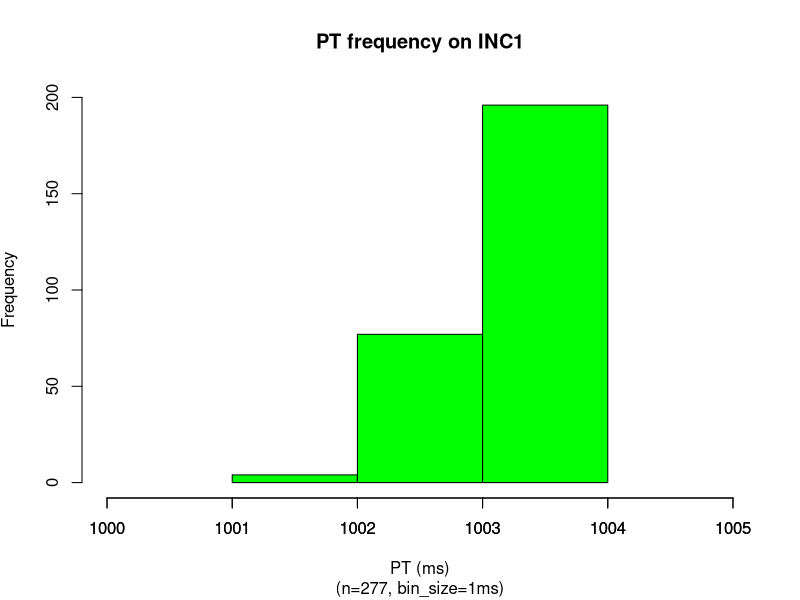
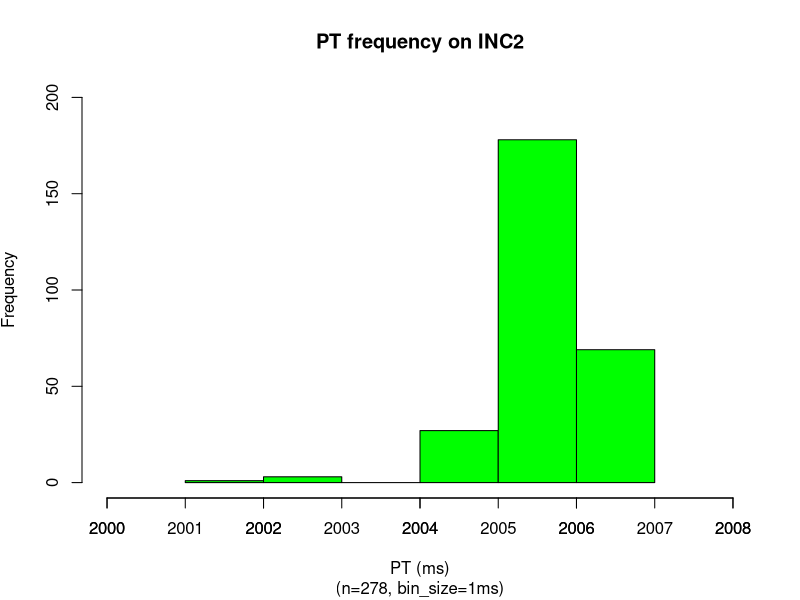
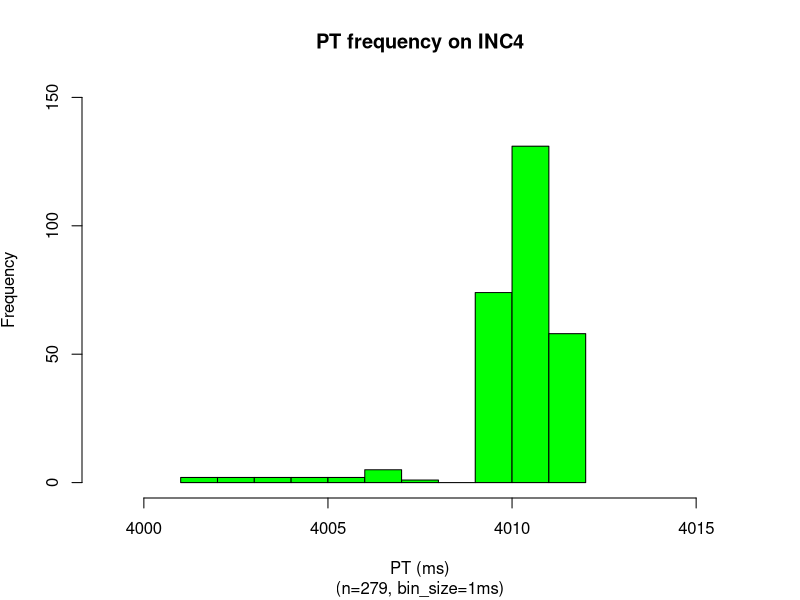
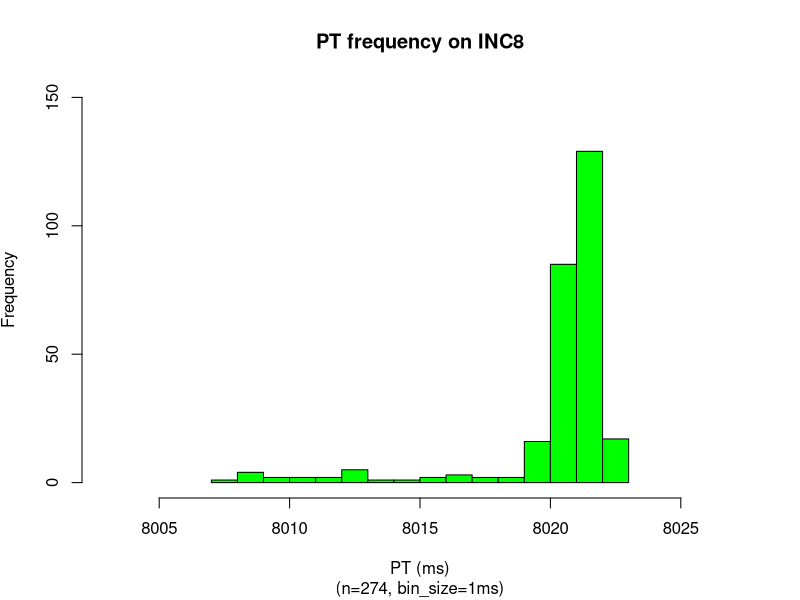
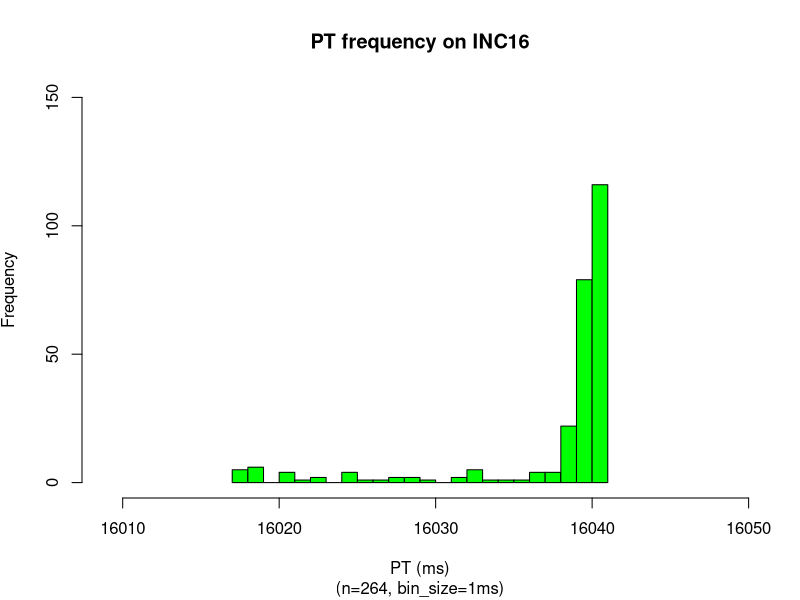
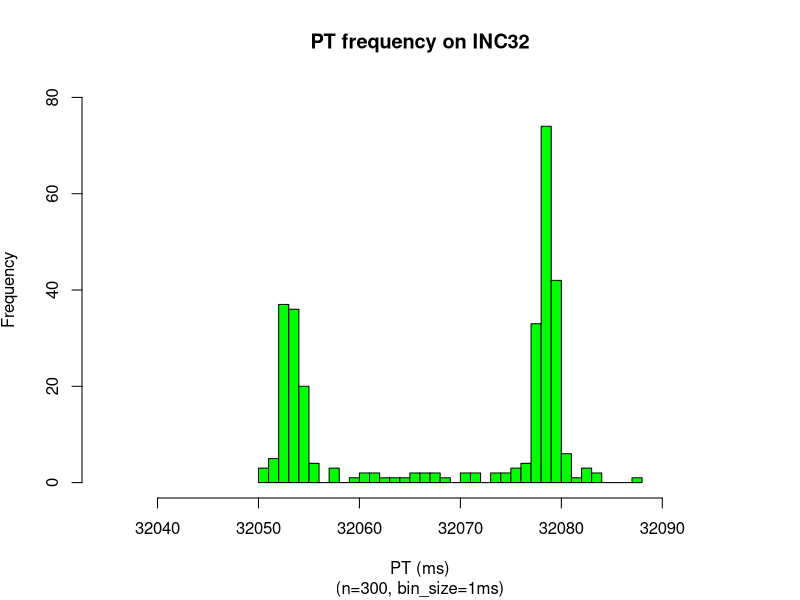
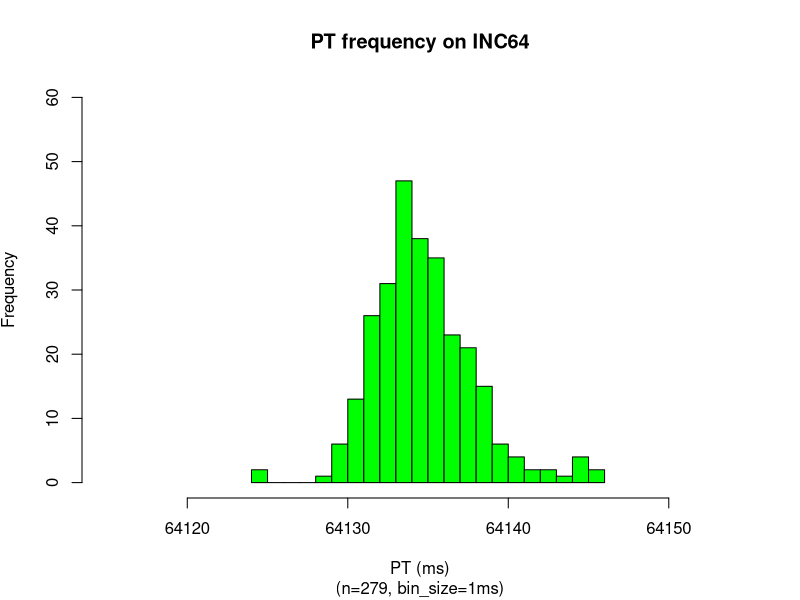
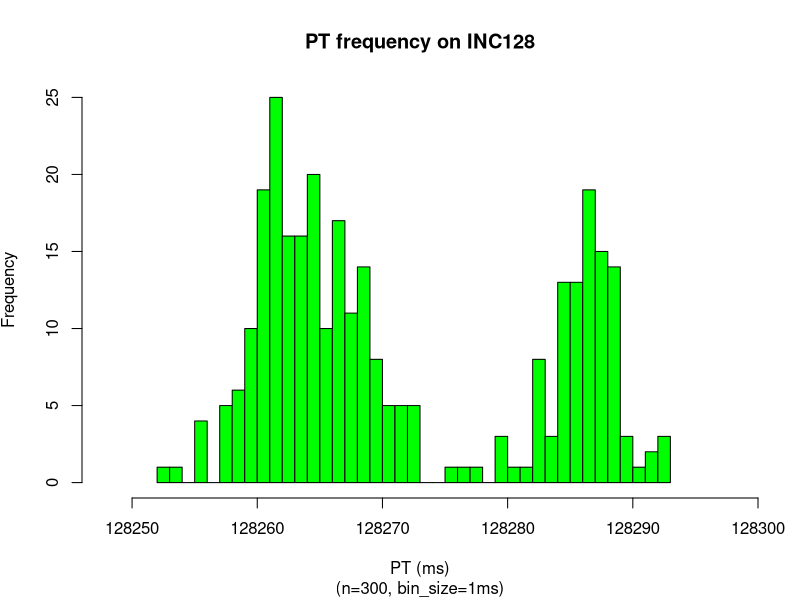

R code for these plots, in order:
### sodb8
numSamples <- 300
x = read.csv(file="1_sec.dat",head=TRUE,sep="\t")
x <- subset(x, x$ITERNUM <= numSamples)
setEPS()
postscript("1_sec_pt_hist_v5.eps")
binsize=1
x_up = mean(x$PRTIME) + 2*sd(x$PRTIME)
x_dn = mean(x$PRTIME) - 2*sd(x$PRTIME)
x = subset(x, x$PRTIME >= x_dn & x$PRTIME <= x_up)
nbins <- ceiling((max(x$PRTIME)-min(x$PRTIME)) / binsize)
h = hist(x$PRTIME, right=F, breaks=nbins,plot=F)
ymax <- max(h$counts)
ymax <- ceiling(ymax/100)*100
xmin <-min(x$PRTIME)
xmax <-max(x$PRTIME)
plot(h, axes = TRUE,freq=TRUE,ylim=c(0,ymax), xlim=c(xmin-1,xmax+1),col="green", main='PT frequency on INC1', 
sub=paste("(n=",nrow(x),", bin_size=",binsize,"ms)",sep=""), 
xlab='PT (ms)', ylab=expression('Frequency'))
xaxtl <- seq(xmin-1,xmax+1,by=1)
axis(side=1, at=xaxtl, labels=xaxtl)
dev.off()

x = read.csv(file="2_sec.dat",head=TRUE,sep="\t")
x <- subset(x, x$ITERNUM <= numSamples)
setEPS()
postscript("2_sec_pt_hist_v5.eps")
binsize=1
x_up = mean(x$PRTIME) + 2*sd(x$PRTIME)
x_dn = mean(x$PRTIME) - 2*sd(x$PRTIME)
x = subset(x, x$PRTIME >= x_dn & x$PRTIME <= x_up)
nbins <- ceiling((max(x$PRTIME)-min(x$PRTIME)) / binsize)
h = hist(x$PRTIME, right=F, breaks=nbins,plot=F)
ymax <- max(h$counts)
ymax <- ceiling(ymax/100)*100
xmin <-min(x$PRTIME)
xmax <-max(x$PRTIME)
plot(h, axes = TRUE,freq=TRUE,ylim=c(0,ymax), xlim=c(xmin-1,xmax+1),col="green", main='PT frequency on INC2', 
sub=paste("(n=",nrow(x),", bin_size=",binsize,"ms)",sep=""), 
xlab='PT (ms)', ylab=expression('Frequency'))
xaxtl <- seq(xmin-1,xmax+1,by=1)
axis(side=1, at=xaxtl, labels=xaxtl)
dev.off()

x = read.csv(file="4_sec.dat",head=TRUE,sep="\t")
x <- subset(x, x$ITERNUM <= numSamples)
setEPS()
postscript("4_sec_pt_hist_v5.eps")
x_up = mean(x$PRTIME) + 2*sd(x$PRTIME)
x_dn = mean(x$PRTIME) - 2*sd(x$PRTIME)
x = subset(x, x$PRTIME >= x_dn & x$PRTIME <= x_up)
h = hist(x$PRTIME, right=F,breaks=max(x$PRTIME)-min(x$PRTIME)+1,plot=F)
ymax <- max(h$counts)
ymax <- ceiling(ymax/100)*100
ymax <- 150
binsize=1
plot(h, ylim=c(0,ymax), axes = TRUE,freq=TRUE,xlim=c(min(x$PRTIME)-2,max(x$PRTIME)+4),col="green", main='PT frequency on INC4', 
sub=paste("(n=",nrow(x),", bin_size=",binsize,"ms)",sep=""), 
xlab='PT (ms)', ylab=expression('Frequency'))
dev.off()

x = read.csv(file="8_sec.dat",head=TRUE,sep="\t")
x <- subset(x, x$ITERNUM <= numSamples)
setEPS()
postscript("8_sec_pt_hist_v5.eps")
#x <- subset(x, x$ITERNUM != 629 & x$ITERNUM != 658)
x_up = mean(x$PRTIME) + 2*sd(x$PRTIME)
x_dn = mean(x$PRTIME) - 2*sd(x$PRTIME)
x = subset(x, x$PRTIME >= x_dn & x$PRTIME <= x_up)
h = hist(x$PRTIME, right=F,breaks=max(x$PRTIME)-min(x$PRTIME)+1,plot=F)
ymax <- max(h$counts)
ymax <- ceiling(ymax/100)*100
ymax <- 150
binsize=1
plot(h, ylim=c(0,ymax), axes = TRUE,freq=TRUE,xlim=c(min(x$PRTIME)-4,max(x$PRTIME)+4),col="green", main='PT frequency on INC8', 
sub=paste("(n=",nrow(x),", bin_size=",binsize,"ms)",sep=""), 
xlab='PT (ms)', ylab=expression('Frequency'))
dev.off()

x = read.csv(file="16_sec.dat",head=TRUE,sep="\t")
x <- subset(x, x$ITERNUM <= numSamples)
setEPS()
postscript("16_sec_pt_hist_v5.eps")
#x <- subset(x, x$ITERNUM != 686 & x$ITERNUM != 700)
x_up = mean(x$PRTIME) + 2*sd(x$PRTIME)
x_dn = mean(x$PRTIME) - 2*sd(x$PRTIME)
x = subset(x, x$PRTIME >= x_dn & x$PRTIME <= x_up)
h = hist(x$PRTIME, right=F,breaks=max(x$PRTIME)-min(x$PRTIME)+1,plot=F)
binsize=1
ymax <- max(h$counts)
ymax <- ceiling(ymax/100)*100
ymax <- 150
plot(h, ylim=c(0,ymax), axes = TRUE,freq=TRUE,xlim=c(min(x$PRTIME)-8,max(x$PRTIME)+8),col="green", main='PT frequency on INC16', 
sub=paste("(n=",nrow(x),", bin_size=",binsize,"ms)",sep=""), 
xlab='PT (ms)', ylab=expression('Frequency'))
dev.off()

x = read.csv(file="32_sec.dat",head=TRUE,sep="\t")
x <- subset(x, x$ITERNUM <= numSamples)
setEPS()
postscript("32_sec_pt_hist_v5.eps")
#x <- subset(x, x$ITERNUM != 284 & x$ITERNUM != 291 & x$ITERNUM != 727 & x$ITERNUM != 732 & x$ITERNUM != 734)
x_up = mean(x$PRTIME) + 2*sd(x$PRTIME)
x_dn = mean(x$PRTIME) - 2*sd(x$PRTIME)
x = subset(x, x$PRTIME >= x_dn & x$PRTIME <= x_up)
h = hist(x$PRTIME, right=F,breaks=max(x$PRTIME)-min(x$PRTIME)+1,plot=F)
binsize=1
ymax <- max(h$counts)
ymax <- ceiling(ymax/100)*100
ymax <- 80
plot(h, ylim=c(0,ymax), axes = TRUE,freq=TRUE,xlim=c(min(x$PRTIME)-15,max(x$PRTIME)+9),col="green", main='PT frequency on INC32', 
sub=paste("(n=",nrow(x),", bin_size=",binsize,"ms)",sep=""), 
xlab='PT (ms)', ylab=expression('Frequency'))
dev.off()

x = read.csv(file="64_sec.dat",head=TRUE,sep="\t")
x <- subset(x, x$ITERNUM <= numSamples)
setEPS()
postscript("64_sec_pt_hist_v5.eps")
#x <- subset(x, x$ITERNUM != 85 & x$ITERNUM != 89 & x$ITERNUM != 308 & x$ITERNUM != 312 & x$ITERNUM != 437 & x$ITERNUM != 437 & x$ITERNUM != 531 & x$ITERNUM != 535 & x$ITERNUM != 754 & x$ITERNUM != 758 & x$ITERNUM != 977 & x$ITERNUM != 981)
x_up = mean(x$PRTIME) + 2*sd(x$PRTIME)
x_dn = mean(x$PRTIME) - 2*sd(x$PRTIME)
x = subset(x, x$PRTIME >= x_dn & x$PRTIME <= x_up)
h = hist(x$PRTIME, right=F,breaks=max(x$PRTIME)-min(x$PRTIME)+1,plot=F)
binsize=1
ymax <- max(h$counts)
ymax <- ceiling(ymax/100)*100
ymax <- 60
plot(h, ylim=c(0,ymax), axes = TRUE,freq=TRUE,xlim=c(min(x$PRTIME)-9,max(x$PRTIME)+8),col="green", main='PT frequency on INC64', 
sub=paste("(n=",nrow(x),", bin_size=",binsize,"ms)",sep=""), 
xlab='PT (ms)', ylab=expression('Frequency'))
dev.off()

x = read.csv(file="128_sec.dat",head=TRUE,sep="\t")
x <- subset(x, x$ITERNUM <= numSamples)
setEPS()
postscript("128_sec_pt_hist_v5.eps")
#x <- subset(x, x$ITERNUM != 90 & x$ITERNUM != 202)
x_up = mean(x$PRTIME) + 2*sd(x$PRTIME)
x_dn = mean(x$PRTIME) - 2*sd(x$PRTIME)
x = subset(x, x$PRTIME >= x_dn & x$PRTIME <= x_up)
xmax <- max(x$PRTIME)
xmin <- min(x$PRTIME)
nbins <- ceiling((xmax-xmin) / binsize)
h = hist(x$PRTIME, right=F, breaks=nbins,plot=F)
binsize=1
ymax <- max(h$counts)
ymax <- ceiling(ymax/100)*100
ymax <- 25
plot(h, ylim=c(0,ymax), axes = TRUE,freq=TRUE,xlim=c(min(x$PRTIME)-4,max(x$PRTIME)+5),col="green", main='PT frequency on INC128', 
sub=paste("(n=",nrow(x),", bin_size=",binsize,"ms)",sep=""), 
xlab='PT (ms)', ylab=expression('Frequency'))
dev.off()

